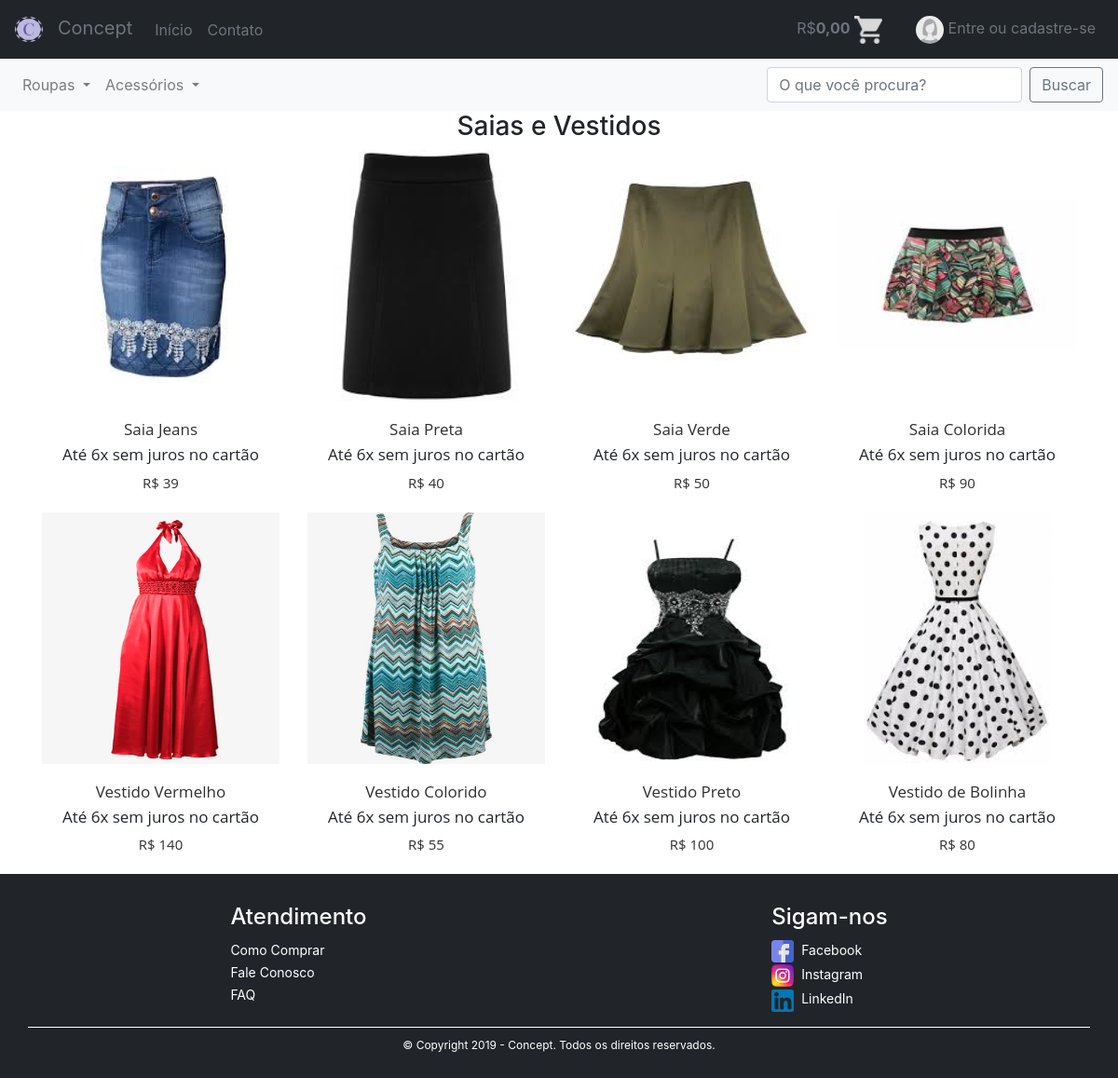
/view/saiaevestido.php, run on the app's committed database.
### tables this page shows
CREATE TABLE `produto` (
  `id` bigint(20) UNSIGNED NOT NULL,
  `foto` varchar(300) NOT NULL,
  `nome` varchar(300) NOT NULL,
  `preco` decimal(10,0) NOT NULL,
  `tipo` varchar(50) NOT NULL,
  `destaque` tinyint(1) NOT NULL
);

### model/Produto.php (called while the page is built, shortened)
<?php
Class Produto {
  public static function listar($tipo, $search = null) {
    $sql = Produto::getSql("SELECT * FROM produto WHERE tipo = '$tipo';");
    return Produto::listarSql($sql);
  }
  private static function getSql($sql) {
    $result = $sql;
    return $result;
  }
  private static function listarSql($sql) {
    $conn = new mysqli('localhost', 'root', '', 'loja');
    $result = array();
    $res = $conn->query($sql);
    if ($res) {
      while ($row = $res->fetch_array()) {
        $item = new Produto;
        $item->id = $row['id'];
        $item->nome = $row['nome'];
        $item->preco = $row['preco'];
        $item->foto = $row['foto'];
        $item->tipo = $row['tipo'];
        array_push($result, $item);
      }
    }
    return $result;
  }
}
?>

### view/saiaevestido.php (the view, shortened to what this page needs)
<?php
require_once('../model/Produto.php');
$list = Produto::listar('Saia');
?>
<!DOCTYPE html>
<html>
<head>
  <?php require('componentes/head.php'); ?>
</head>
<body>
<?php require('componentes/navbar.php'); ?>
<?php require('componentes/categorias.php'); ?>
<div class="container">
    <h3 class="text-center">Saias e Vestidos</h3>
    <div class="row">
    <?php foreach($list as $item) { ?>
        <div class="col-md-3 col-sm-6">
            <div class="grid-produtos">
                <form action="saiaevestido.php" method="POST">
                    <div class="img-produto">
                        <a href="#">
                            <img class="img-1" src="img/<?php echo $item->foto ?>">
                        </a>
                    </div>
                </form>
                <div class="produto-cont">
                    <h3 class="titulo"><a href="#"><?php echo $item->nome ?></a></h3>
                    <h3 class="titulo">Até 6x sem juros no cartão</h3>
                    <span class="preco">R$ <?php echo $item->preco ?></span>
                </div>
            </div>
        </div>
    <?php } ?>
    </div>
</div>
<?php require('componentes/rodape.php'); ?>
</body>
</html>

### css/Grid.css (style rules this page uses)
.grid-produtos { font-family:'Open Sans',sans-serif; position:relative; }
.grid-produtos .img-produto { overflow:hidden; position:relative; }
.grid-produtos .img-produto a { display:block; }
.grid-produtos .img-produto img { width:100%; height:270px; }
.img-produto .img-1 { opacity:1; }
.grid-produtos .produto-cont { padding:20px 10px; text-align:center; }
.grid-produtos .titulo { font-size:17px; margin:0 0 7px; }
.grid-produtos .titulo a { color:#303030; }
.grid-produtos .preco { color:#303030; font-size:15px; }

### data on the page
produto: foto (picture), nome "Saia Jeans", preco "39"
produto: foto (picture), nome "Saia Preta", preco "40"
produto: foto (picture), nome "Saia Verde", preco "50"
produto: foto (picture), nome "Saia Colorida", preco "90"
produto: foto (picture), nome "Vestido Vermelho", preco "140"
produto: foto (picture), nome "Vestido Colorido", preco "55"
produto: foto (picture), nome "Vestido Preto", preco "100"
produto: foto (picture), nome "Vestido de Bolinha", preco "80"

### other printed values
$preco "0,00"
